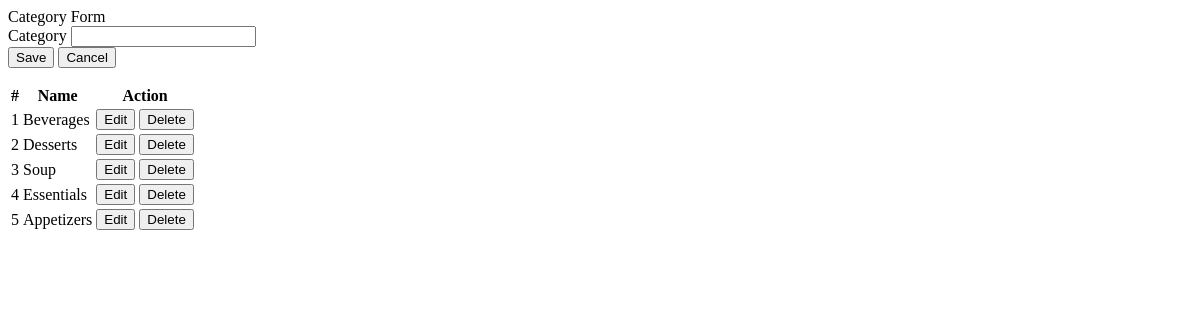
The page /admin/categories.php on the database as committed earlier.
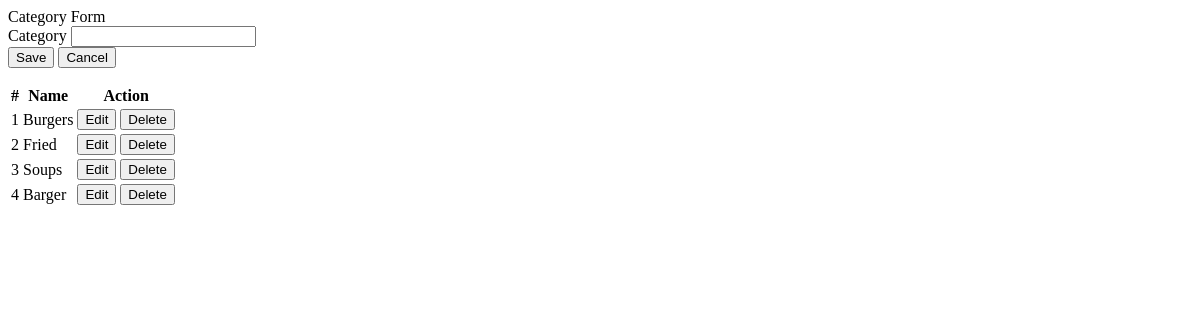
The same page on the database as committed later.
### tables this page shows
CREATE TABLE `category_list` (
  `id` int(30) NOT NULL,
  `name` text NOT NULL
);

### admin/categories.php (the view, shortened to what this page needs)
<?php include('db_connect.php');?>
<div class="container-fluid">
	<div class="col-lg-12">
		<div class="row">
			<div class="col-md-4">
			<form action="" id="manage-category">
				<div class="card">
					<div class="card-header">
						    Category Form
				  	</div>
					<div class="card-body">
							<div class="form-group">
								<label class="control-label">Category</label>
								<input type="text" class="form-control" name="name">
							</div>
					</div>
					<div class="card-footer">
						<div class="row">
							<div class="col-md-12">
								<button class="btn btn-sm btn-primary col-sm-3 offset-md-3"> Save</button>
								<button class="btn btn-sm btn-default col-sm-3" type="button" onclick="$('#manage-category').get(0).reset()"> Cancel</button>
							</div>
						</div>
					</div>
				</div>
			</form>
			</div>
			<div class="col-md-8">
				<div class="card">
					<div class="card-body">
						<table class="table table-bordered table-hover">
							<thead>
								<tr>
									<th class="text-center">#</th>
									<th class="text-center">Name</th>
									<th class="text-center">Action</th>
								</tr>
							</thead>
							<tbody>
								<?php
								$i = 1;
								$cats = $conn->query("SELECT * FROM category_list order by id asc");
								while($row=$cats->fetch_assoc()):
								?>
								<tr>
									<td class="text-center"><?php echo $i++ ?></td>
									<td class="">
										<?php echo $row['name'] ?>
									</td>
									<td class="text-center">
										<button class="btn btn-sm btn-primary edit_cat" type="button" data-id="<?php echo $row['id'] ?>" data-name="<?php echo $row['name'] ?>" >Edit</button>
										<button class="btn btn-sm btn-danger delete_cat" type="button" data-id="<?php echo $row['id'] ?>">Delete</button>
									</td>
								</tr>
								<?php endwhile; ?>
							</tbody>
						</table>
					</div>
				</div>
			</div>
		</div>
	</div>
</div>

Rows that differ between the two databases and show on the page:
removed category_list: name "Beverages"
removed category_list: name "Desserts"
removed category_list: name "Soup"
removed category_list: name "Essentials"
removed category_list: name "Appetizers"
added category_list: name "Burgers"
added category_list: name "Fried"
added category_list: name "Soups"
added category_list: name "Barger"
